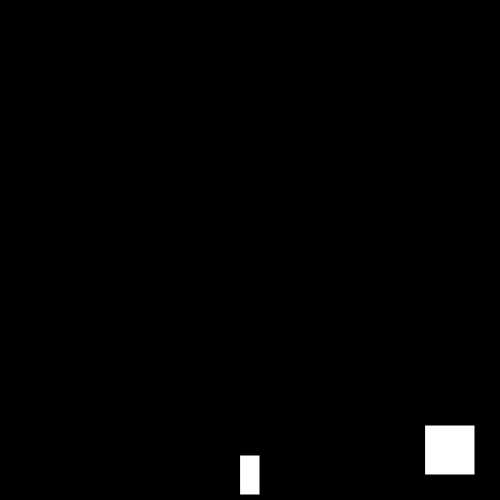
Frame 1 (no input)
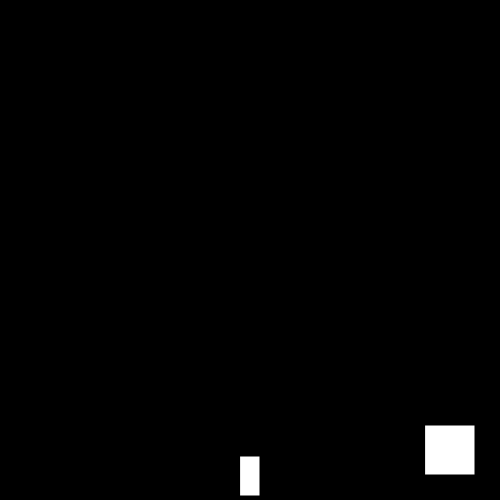
Frame 60 (no input)
Frame 120 (the mouse pressed at the canvas centre since frame 60): identical to frame 60, image omitted

The p5.js sketch that drew these frames (run headless with seeded random() and noise() and a simulated clock; from frame 60 on, the mouse is pressed at the canvas centre):

// p5.js sketch
// ── sketch.js
var y =475;
var speed =-3;
var gravity =1;
var cohete = {
  x:250,
  y:475,
  ancho: 20,
  largo: 40
}
function setup() {
  createCanvas(500,500);
}

function draw() {
  
  background(0);
  
  rectMode(CENTER);
  fill(255);
  rect(cohete.x,cohete.y,cohete.ancho,cohete.largo);
  if(mouseX >= 425 && mouseX < 475 && mouseY >= 425 && mouseY <= 475){
    fill(0,255,0);
    cohete.y = cohete.y + speed
  };
  cohete.y = cohete.y + gravity;
  if (cohete.y > height -25){
    gravity = 0;
  }else{
    gravity = 2.5;
  };
  
  
  rect(450,450,50,50);
  
}
